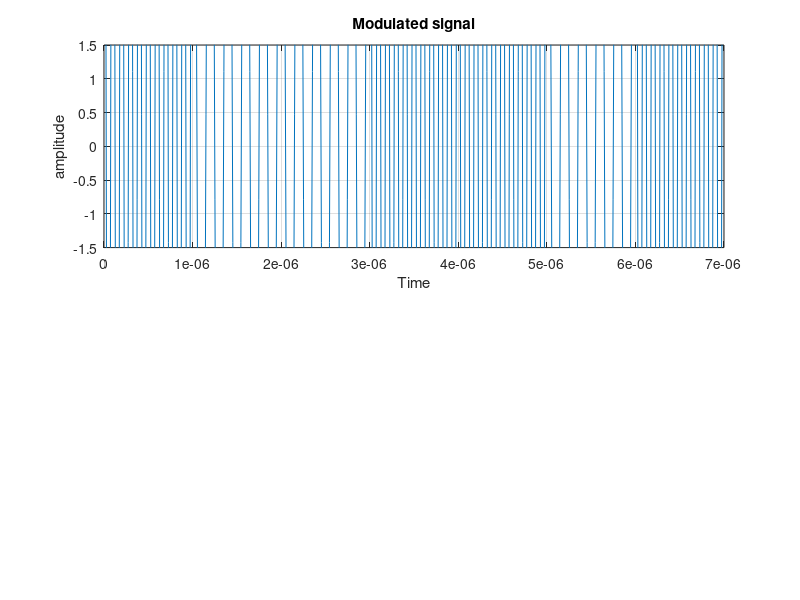

Here is the MATLAB script that generated this plot:
% Digital signal to analog signal convert
clc;
clear all;
close all;

% 1st step:
% Generate digital signal from binary data
x = [1 0 0 1 1 0 1]

disp(x);
bp=.000001;


bit=[];


for n=1:1:length(x)
  if x(n)==1
    se = ones(1,100);
  else
    se = zeros(1,100);
  end
  bit=[bit se];
end

t1 = bp/100:bp/100:length(x)*bp;

subplot(2,1,1);
plot(t1,bit,'LineWidth',2.5); grid on;
axis([0 length(x)*bp -0.5 1.5]);
xlabel('Time');
ylabel('amplitude');
title('Dig signal'); 

% Step 2
% Ask modulation | Generate analog signal

A0=0;
A1=10;
f1=10/bp;
f0=5/bp;

t2=bp/99:bp/99:bp;
m=[];

for n=1:1:length(x)
  if x(n)==1
    y=A1*cos(2*pi*f1*t2);
  else
    y=A1*cos(2*pi*f0*t2);
  end
  m=[m y];
end

t3=bp/99:bp/99:bp*length(x);


subplot(2,1,1);
plot(t3,m); grid on;
axis([0 length(x)*bp -1.5 1.5]);
xlabel('Time');
ylabel('amplitude');
title('Modulated signal'); 
